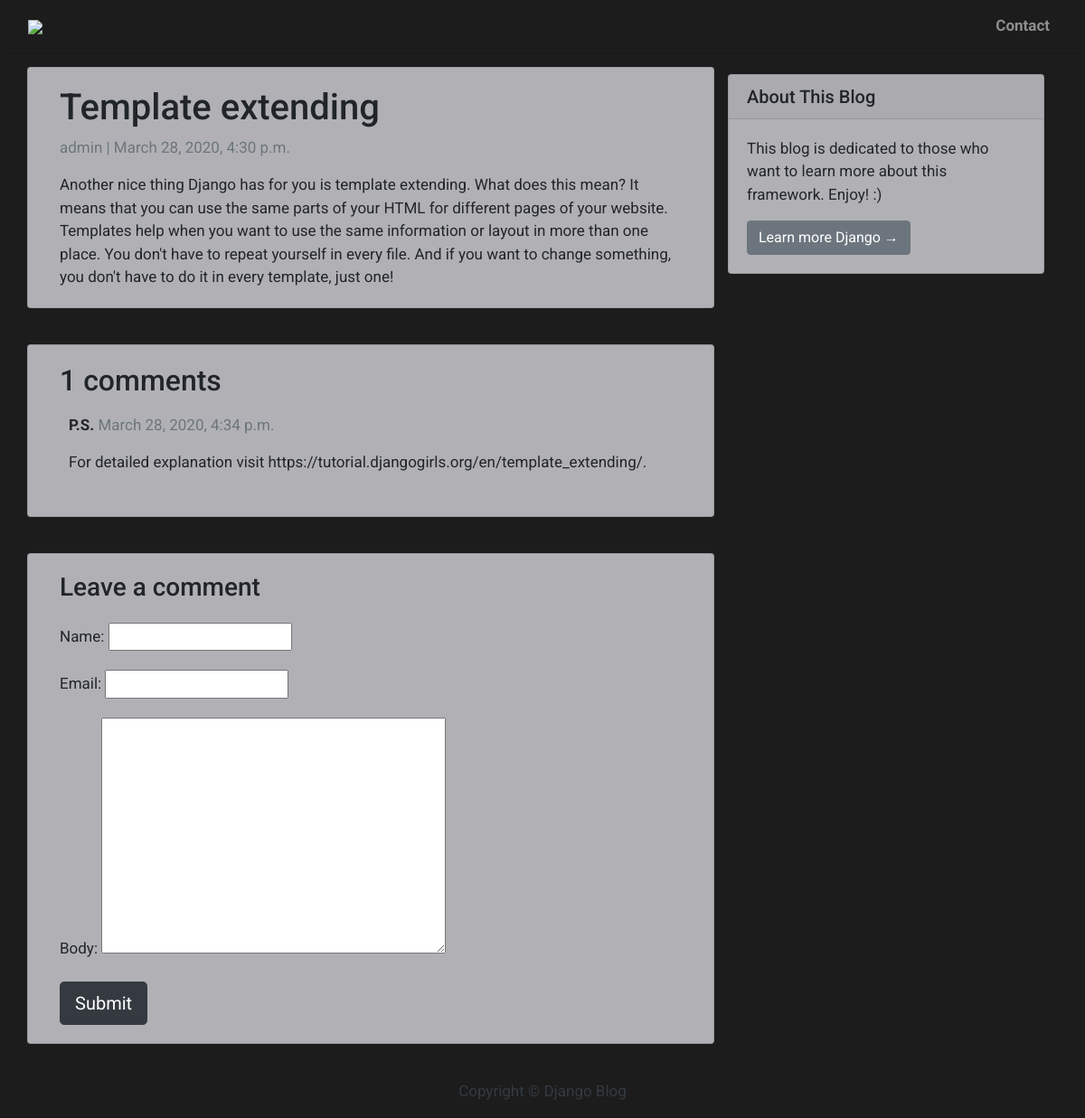
Page /template-extending/ on the committed database.
### blog_app/models.py (models this page shows, shortened)
class Post(models.Model):
    title = models.CharField(max_length=200, unique=True)
    slug = models.SlugField(max_length=200, unique=True)
    author = models.ForeignKey(User, on_delete=models.CASCADE, related_name='blog_posts')
    updated_on = models.DateTimeField(auto_now=True)
    content = models.TextField()
    created_on = models.DateTimeField(auto_now_add=True)
    status = models.IntegerField(choices=STATUS, default=0)
    class Meta:
        ordering = ['-created_on']

class Comment(models.Model):
    post = models.ForeignKey(Post, on_delete=models.CASCADE, related_name='comments')
    name = models.CharField(max_length=80)
    email = models.EmailField()
    body = models.TextField()
    created_on = models.DateTimeField(auto_now_add=True)
    active = models.BooleanField(default=False)
    class Meta:
        ordering = ['created_on']

### blog_app/views.py (the view)
# urls.py: path('<slug:slug>/', views.post_detail, name='post_detail'),
def post_detail(request, slug):
    template_name = 'post_detail.html'
    post = get_object_or_404(Post, slug=slug)
    comments = post.comments.filter(active=True)
    new_comment = None
    if request.method == 'POST':
        comment_form = CommentForm(data=request.POST)
        if comment_form.is_valid():
            new_comment = comment_form.save(commit=False)
            new_comment.post = post
            new_comment.save()
    else:
        comment_form = CommentForm()
    return render(
        request,
        template_name,
        {   'post': post,
            'comments': comments,
            'new_comment': new_comment,
            'comment_form': comment_form
        }
    )

### blog_app/forms.py
class CommentForm(forms.ModelForm):
    class Meta:
        model = Comment
        fields = ('name', 'email', 'body')

### blog_app/templates/post_detail.html (shortened to what this page needs)
{% extends 'base.html' %} {% block content %}
<div class="container">
  <div class="row">
    <div class="col-md-8 card card-bg-custom mb-4  mt-3 left  top">
      <div class="card-body">
        <h1>{% block title %} {{ post.title }} {% endblock title %}</h1>
        <p class=" text-muted">{{ post.author }} | {{ post.created_on }}</p>
        <p class="card-text ">{{ post.content | safe }}</p>
      </div>
    </div>
    {% block sidebar %} {% include 'sidebar.html' %} {% endblock sidebar %}
    <div class="col-md-8 card card-bg-custom mb-4  mt-3 ">
      <div class="card-body">
        <h2>{{ comments.count }} comments</h2>
        {% for comment in comments %}
        <div class="comments" style="padding: 10px;">
          <p class="font-weight-bold">
            {{ comment.name }}
            <span class=" text-muted font-weight-normal">
              {{ comment.created_on }}
            </span>
          </p>
          {{ comment.body | linebreaks }}
        </div>
        {% endfor %}
      </div>
    </div>
    <div class="col-md-8 card card-bg-custom mb-4  mt-3 ">
      <div class="card-body">
        {% if new_comment %}
        <div class="alert alert-success" role="alert">
          Your comment is awaiting moderation
        </div>
        {% else %}
        <h3>Leave a comment</h3>
        <form method="post" style="margin-top: 1.3em;">
          {{ comment_form.as_p }}
          <button type="submit" class="btn btn-dark  btn-lg">Submit</button>
        </form>
        {% endif %}
      </div>
    </div>
  </div>
</div>
{% endblock content %}

### blog_app/templates/base.html (style rules this page uses)
body { font-family: "Roboto", sans-serif; font-size: 17px; background-color: #1C1C1C; }

### blog_app/templates/sidebar.html (style rules this page uses)
.card-bg-custom { background-color: #B1B1B5 !important; }

### rows in the picture
Post: title "Template extending", author "admin", created_on "March 28, 2020, 4:30 p.m.", content "Another nice thing Django has for you is template extending. What does this mean? It means that you can use the same parts of your HTML for different pages of your website. Templates help when you want to use the same information or layout in more than one place. You don't have to repeat yourself in every file. And if you want to change something, you don't have to do it in every template, just one!"
Comment: name "P.S.", created_on "March 28, 2020, 4:34 p.m.", body "For detailed explanation visit https://tutorial.djangogirls.org/en/template_extending/."

### other values in the picture
{{ comments.count }} "1"
